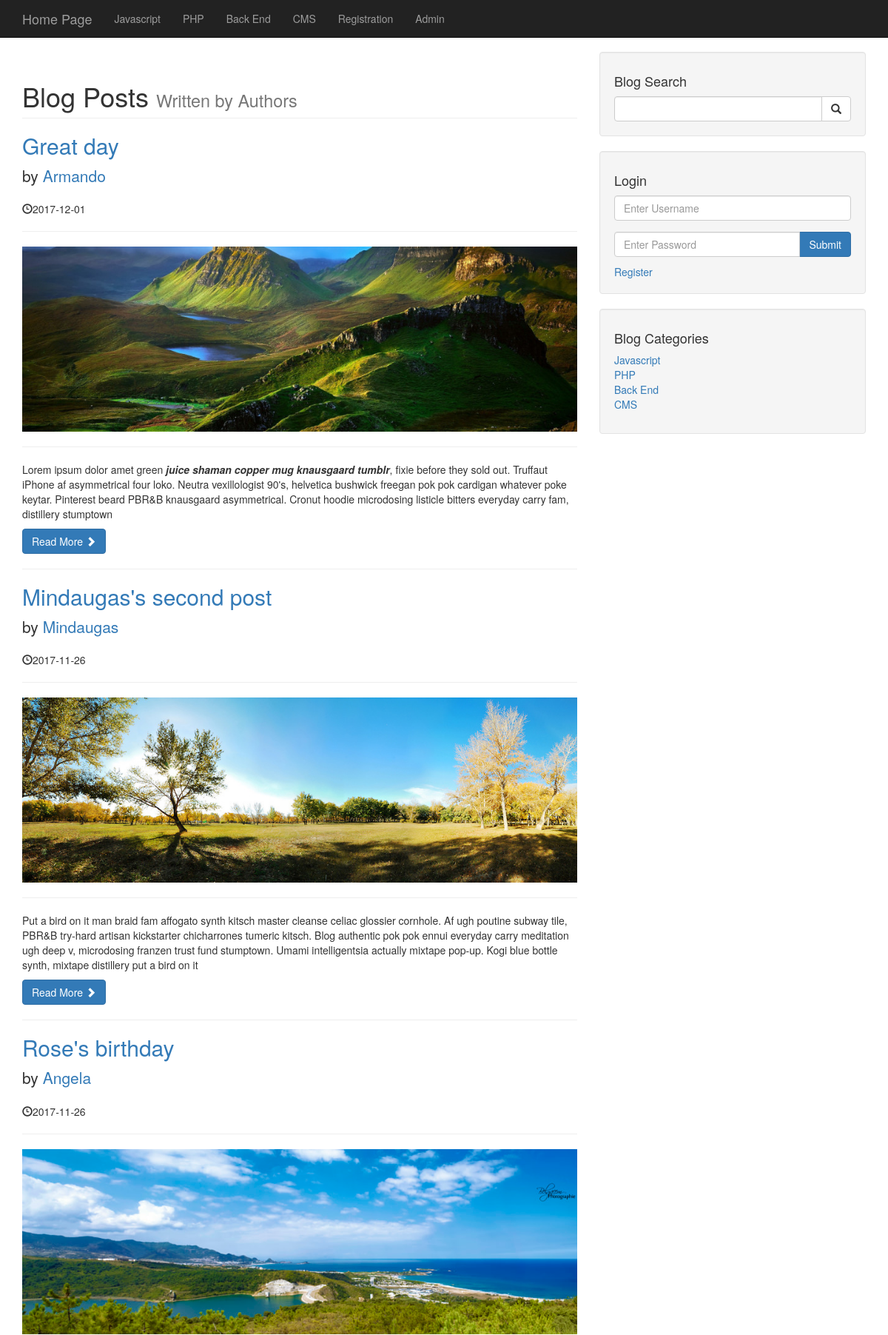
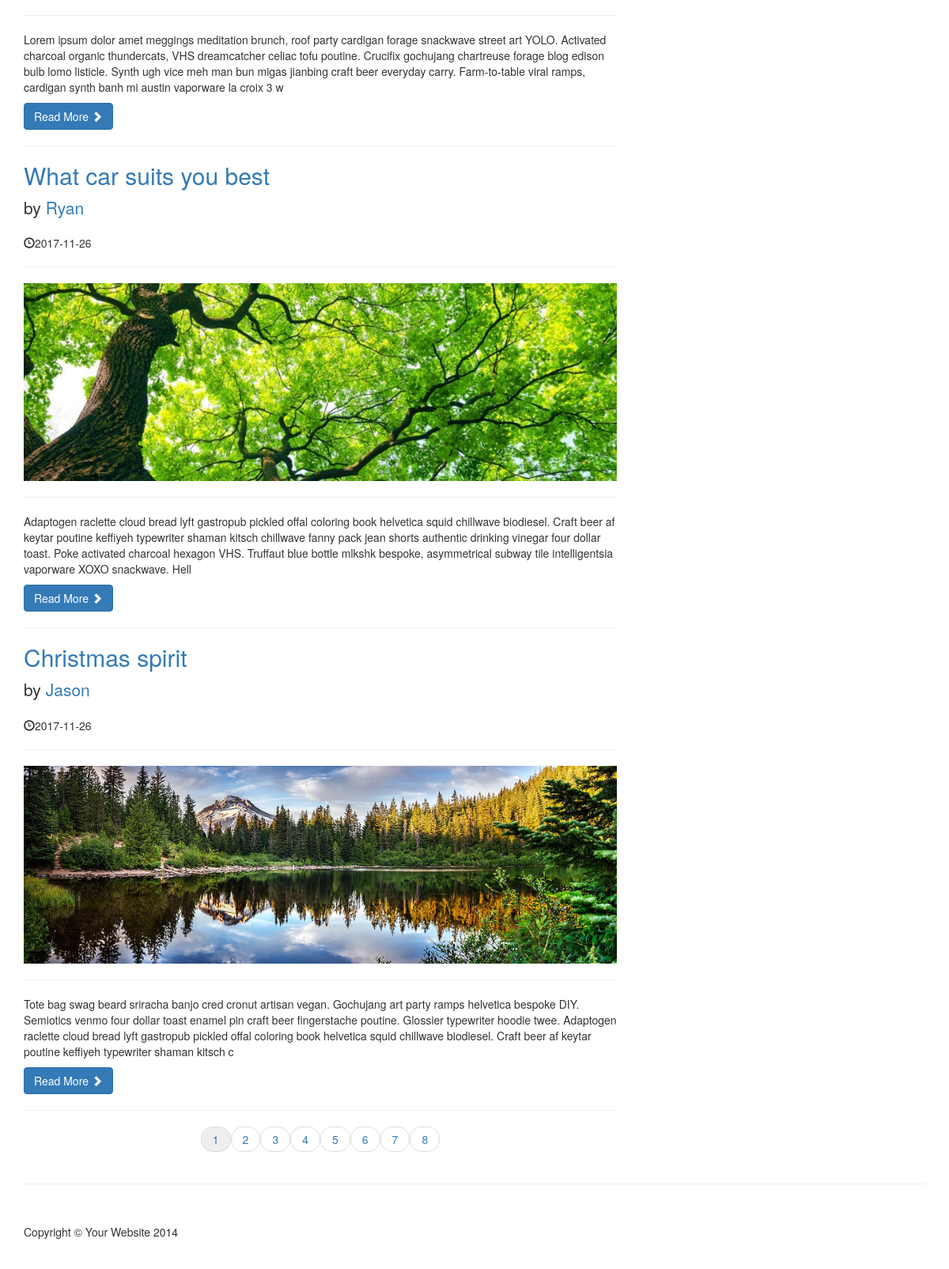
The page / on the database its author committed (2 pictures, top to bottom).
### tables this page shows
CREATE TABLE `categories` (
  `cat_id` int(3) NOT NULL,
  `cat_title` varchar(255) NOT NULL
);

CREATE TABLE `posts` (
  `post_id` int(3) NOT NULL,
  `post_category_id` int(3) NOT NULL,
  `post_title` varchar(255) NOT NULL,
  `post_author` varchar(255) NOT NULL,
  `post_date` date NOT NULL,
  `post_image` text NOT NULL,
  `post_content` text NOT NULL,
  `post_tags` varchar(255) NOT NULL,
  `post_comment_count` int(11) NOT NULL,
  `post_status` varchar(255) NOT NULL DEFAULT 'draft',
  `post_views` int(11) NOT NULL
);

### index.php (the view, shortened to what this page needs)
<?php include 'includes/header.php'; ?>
    <?php include 'includes/navigation.php'; ?>
    <div class="container">
        <div class="row">
            <div class="col-md-8">
              <h1 class="page-header">
                  Blog Posts
                  <small>Written by Authors</small>
              </h1>
              <?php
                $posts_count_query = "SELECT * FROM posts WHERE post_status = 'published'";
                $posts_count_result = mysqli_query($connection, $posts_count_query);
                $posts_count = mysqli_num_rows($posts_count_result);
                $posts_count = ceil($posts_count / 5);
                if (isset($_GET['page'])) {
                  $page = $_GET['page'];
                }  else {
                  $page = "";
                }
                if ($page == "" || 0) {
                  $page = 1;
                }
                $query = "SELECT * FROM posts WHERE post_status = 'published' LIMIT $page, 5";
                $result = mysqli_query($connection, $query);
                if (!mysqli_num_rows($result)) {
                  echo "<h1>There are no posts</h1>";
                } else {
                  while ($row = mysqli_fetch_assoc($result)) {
                    $post_id = $row['post_id'];
                    $post_title = $row['post_title'];
                    $post_author = $row['post_author'];
                    $post_date= $row['post_date'];
                    $post_image = $row['post_image'];
                    $post_content = $row['post_content'];
                    $post_content = substr($post_content, 0, 400);
              ?>
                <h2>
                    <a href="post.php?p_id=<?php echo $post_id; ?>"><?php echo $post_title; ?></a>
                </h2>
                <p class="lead">
                    by <a href="author.php?p_author=<?php echo $post_author; ?>"><?php echo $post_author; ?></a>
                </p>
                <p><span class="glyphicon glyphicon-time"></span><?php echo $post_date; ?></p>
                <hr>
                <a href="post.php?p_id=<?php echo $post_id; ?>">
                  <img class="img-responsive" src="./images/<?php echo $post_image; ?>" alt="">
                </a>
                <hr>
                <p><?php echo $post_content; ?></p>
                <a class="btn btn-primary" href="post.php?p_id=<?php echo $post_id; ?>">Read More <span class="glyphicon glyphicon-chevron-right"></span></a>
                <hr>
            <?php
                }
              }
            ?>
              <ul class="pager">
                <?php
                  for ($i=1; $i <= $posts_count; $i++) {
                    if ($page == $i) {
                      echo "<li><a href='index.php?page={$i}' class='active'>{$i}</a></li>";
                    } else {
                      echo "<li><a href='index.php?page={$i}'>{$i}</a></li>";
                    }
                  }
                ?>
              </ul>
            </div>
            <?php include 'includes/sidebar.php'; ?>
        </div>
        <hr>
<?php include 'includes/footer.php'; ?>

### includes/header.php (shortened to what this page needs)
<!DOCTYPE html>
<html lang="en">
<head>
    <link href="css/bootstrap.min.css" rel="stylesheet">
    <link href="css/blog-home.css" rel="stylesheet">
</head>
<body>

### includes/navigation.php (shortened to what this page needs)
<nav class="navbar navbar-inverse navbar-fixed-top" role="navigation">
    <div class="container">
        <div class="navbar-header">
            <a class="navbar-brand" href="./">Home Page</a>
        </div>
        <div class="collapse navbar-collapse" id="bs-example-navbar-collapse-1">
            <ul class="nav navbar-nav">
                <?php
                  $query = "SELECT * FROM categories";
                  $result = mysqli_query($connection, $query);
                  while ($row = mysqli_fetch_assoc($result)) {
                    $title = $row['cat_title'];
                    $cat_id = $row['cat_id'];
                    if (isset($_GET['category'])) {
                      $get_id = $_GET['category'];
                      if ($get_id == $cat_id) {
                        echo "<li class='active'><a href='category.php?category={$cat_id}'>{$title}</a></li>";
                      } else {
                        echo "<li><a href='category.php?category={$cat_id}'>{$title}</a></li>";
                      }
                    } else {
                      echo "<li><a href='category.php?category={$cat_id}'>{$title}</a></li>";
                    }
                  }
                  $pageName = basename($_SERVER['PHP_SELF']);
                  if ($pageName == 'registration.php') {
                    echo "<li class='active'><a href='./registration'>Registration</a></li>";
                  } else {
                    echo "<li><a href='./registration'>Registration</a></li>";
                  }
                ?>
                <li><a href="./admin">Admin</a></li>
            </ul>
        </div>
    </div>
</nav>

### includes/sidebar.php
<div class="col-md-4">
    <div class="well">
        <h4>Blog Search</h4>
        <form action="./search" method="post">
          <div class="input-group">
              <input name="search" type="text" class="form-control">
              <span class="input-group-btn">
                  <button name="submit" class="btn btn-default" type="submit">
                      <span class="glyphicon glyphicon-search"></span>
              </button>
              </span>
          </div>
        </form>
    </div>
    <div class="well">
        <?php
          if (isset($_SESSION['user_id'])) {
            $username = $_SESSION['username'];
            echo "
              <h4>Logged in as {$username}</h4>
              <a href='./admin/includes/logout.php' class='btn btn-primary'>Log out</a>";
          } else {
            echo "
              <h4>Login</h4>
              <form action='includes/login.php' method='post'>
                <div class='form-group'>
                  <input type='text' class='form-control' name='username' placeholder='Enter Username'>
                </div>
                <div class='input-group'>
                  <input type='password' class='form-control' name='password' placeholder='Enter Password'>
                  <div class='input-group-btn'>
                    <button class='btn btn-primary' type='submit' name='login'>Submit</button>
                  </div>
                </div>
              </form>
              <a href='./registration' style='display:block;margin-top:10px;'>Register</a>";
            }
          ?>
    </div>
    <div class="well">
        <h4>Blog Categories</h4>
        <div class="row">
            <div class="col-lg-12">
                <ul class="list-unstyled">
                  <?php
                    $query = "SELECT * FROM categories";
                    $result = mysqli_query($connection, $query);
                    while ($row = mysqli_fetch_assoc($result)) {
                      $cat_id = $row['cat_id'];
                      $cat_title = $row['cat_title'];
                      echo "<li><a href='category.php?category={$cat_id}'>$cat_title</a></li>";
                    }
                  ?>
                </ul>
            </div>
        </div>
    </div>
</div>

### includes/footer.php (shortened to what this page needs)
<footer>
    <div class="row">
        <div class="col-lg-12">
            <p>Copyright &copy; Your Website 2014</p>
        </div>
    </div>
</footer>
</div>
</body>
</html>

### css/blog-home.css (style rules this page uses)
body { padding-top: 70px; }
footer { margin: 50px 0; }
.pager li .active { background-color: #eee; }

### rows shown on the page
categories: cat_title "Javascript"
categories: cat_title "PHP"
categories: cat_title "Back End"
categories: cat_title "CMS"
posts: post_title "Great day", post_author "Armando", post_date "2017-12-01", post_image (picture), post_content "Lorem ipsum dolor amet green juice shaman copper mug knausgaard tumblr , fixie before they sold out. Truffaut iPhone af asymmetrical four loko. Neutra vexillologist 90's, helvetica bushwick freegan pok pok cardigan whatever poke keytar. Pinterest beard PBR&B knausgaard asymmetrical. Cronut hoodie microdosing listicle bitters everyday carry fam, distillery stumptown"
posts: post_title "Mindaugas's second post", post_author "Mindaugas", post_date "2017-11-26", post_image (picture), post_content "Put a bird on it man braid fam affogato synth kitsch master cleanse celiac glossier cornhole. Af ugh poutine subway tile, PBR&B try-hard artisan kickstarter chicharrones tumeric kitsch. Blog authentic pok pok ennui everyday carry meditation ugh deep v, microdosing franzen trust fund stumptown. Umami intelligentsia actually mixtape pop-up. Kogi blue bottle synth, mixtape distillery put a bird on it"
posts: post_title "Rose's birthday", post_author "Angela", post_date "2017-11-26", post_image (picture), post_content "Lorem ipsum dolor amet meggings meditation brunch, roof party cardigan forage snackwave street art YOLO. Activated charcoal organic thundercats, VHS dreamcatcher celiac tofu poutine. Crucifix gochujang chartreuse forage blog edison bulb lomo listicle. Synth ugh vice meh man bun migas jianbing craft beer everyday carry. Farm-to-table viral ramps, cardigan synth banh mi austin vaporware la croix 3 w"
posts: post_title "What car suits you best", post_author "Ryan", post_date "2017-11-26", post_image (picture), post_content "Adaptogen raclette cloud bread lyft gastropub pickled offal coloring book helvetica squid chillwave biodiesel. Craft beer af keytar poutine keffiyeh typewriter shaman kitsch chillwave fanny pack jean shorts authentic drinking vinegar four dollar toast. Poke activated charcoal hexagon VHS. Truffaut blue bottle mlkshk bespoke, asymmetrical subway tile intelligentsia vaporware XOXO snackwave. Hell"
posts: post_title "Christmas spirit", post_author "Jason", post_date "2017-11-26", post_image (picture), post_content "Tote bag swag beard sriracha banjo cred cronut artisan vegan. Gochujang art party ramps helvetica bespoke DIY. Semiotics venmo four dollar toast enamel pin craft beer fingerstache poutine. Glossier typewriter hoodie twee. Adaptogen raclette cloud bread lyft gastropub pickled offal coloring book helvetica squid chillwave biodiesel. Craft beer af keytar poutine keffiyeh typewriter shaman kitsch c"
